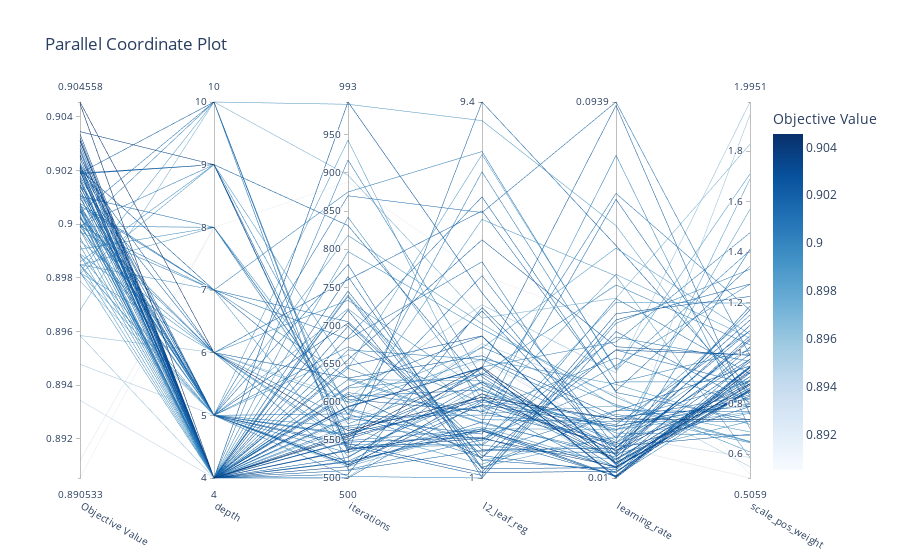

Notebook code cell kept with this figure:
### Code cell
# Visualizar interacción entre parámetros y la relación con la variable a optimizar (F1)
import optuna.visualization as vis

fig = vis.plot_parallel_coordinate(study)
fig.show()
